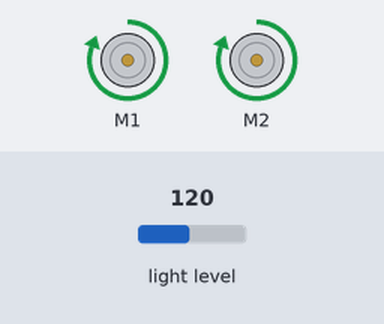
Recording of a program running on a simulated BBC micro:bit (MakeCode). Parts: 2 × DC motor (green arrow = forward, orange = backward, longer = faster). The inputs (shaded band) are chosen by the test bench; at power-on: light level 120. Random numbers come from a fixed seed.

Above: at 1.2 s.
1.3 s: light level set to 103
2.8 s: light level set to 96
At 2.91 s:
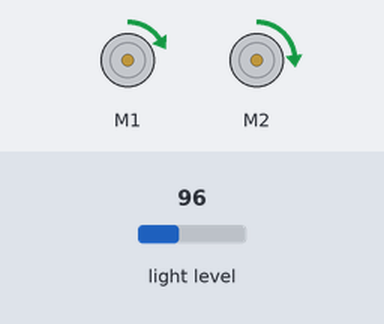
At 4.23 s:
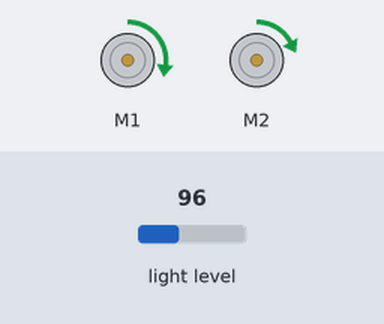
5.8 s: light level set to 128
Timing chart, 0 to 8.8 s (numbered marks = the images above; inputs shaded):
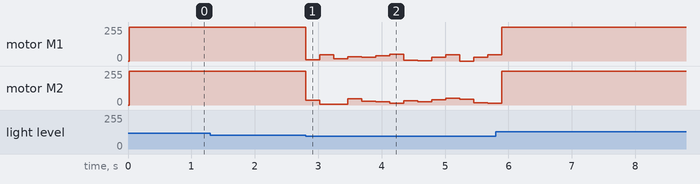

Measured:
- the behaviour switches between 100 and 99 on light level (found by bisection; images 0 and 1)
- after the input at 1.3 s, every drawn part: stays the same

The program:

main.ts
```typescript
basic.forever(function () {
    if (input.lightLevel() < 100) {
        maqueen.motorRun(maqueen.Motors.M1, maqueen.Dir.CW, randint(0, 50))
        maqueen.motorRun(maqueen.Motors.M2, maqueen.Dir.CW, randint(0, 50))
        basic.pause(200)
    } else {
        maqueen.motorRun(maqueen.Motors.All, maqueen.Dir.CW, 255)
    }
})
```

test.ts
```typescript
// aquí va el archivo "tests"; esto no se compilará cuando este paquete se utilice como una extensión.
```
